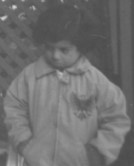
#> input picture ImageProcessing/Contrast_Stretching/image2.jpg, 134 x 166 px, found by its file name
$ python kontrast_txt_cevirme.py
#> lines starting #> are read from the running program, lines starting #| are printed output that depends on the picture
from PIL import Image
import numpy as np
import cv2

# Görüntüyü yükle
image = Image.open("C:/Users/pc/Desktop/VGA PROJECTS/goruntu_isleme_algoritma/9_kontrast_germe/image2.jpg")
#> image is the input picture: PIL image 134x166 RGB; min 76, max 210, mean 111.4

# Görüntüyü 320x240 boyutuna yeniden boyutlandır ve grayscale yap
resized_image = image.resize((320, 240), Image.LANCZOS).convert('L')
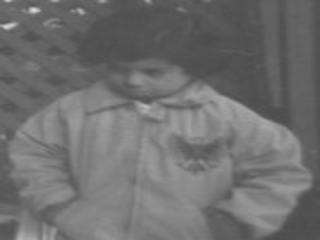
#> resized_image: PIL image 320x240 L; min 76, max 214, mean 111.4

# NumPy dizisine dönüştür
data = np.array(resized_image)

# Görüntüyü mem dosyasına alt alta decimal olarak kaydet
with open("kontrast_image2.mem", "w") as f:
    for pixel in data.flatten():
        f.write(f"{pixel:08b}\n")
#> this loop made 76800 passes
#> pixel on passes 1 to 3: 108, 109, 114

# Görüntüyü göster ("q" ile kapatılır)
cv2.imshow("320x240 Goruntu", data)

while True:
    if cv2.waitKey(1) & 0xFF == ord('q'):
#> (key q is pressed here)
        break

cv2.destroyAllWindows()

$ run again, with ImageProcessing/Contrast_Stretching/image1.jpg copied over ImageProcessing/Contrast_Stretching/image2.jpg
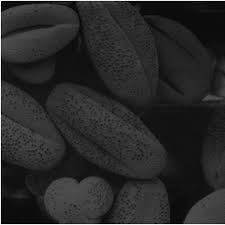
#> input picture ImageProcessing/Contrast_Stretching/image1.jpg, 225 x 225 px, found by its file name
#> image is the input picture: PIL image 225x225 RGB; min 0, max 255, mean 40.7
#> `resized_image = image.resize((320, 240), Image.LANCZOS).convert('L')`:
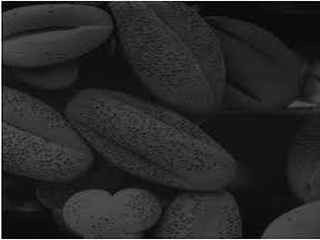
#> resized_image: PIL image 320x240 L; min 0, max 255, mean 40.7
#> the loop `for pixel in data.flatten():` made 76800 passes
#> pixel on passes 1 to 3: 255, 238, 229
